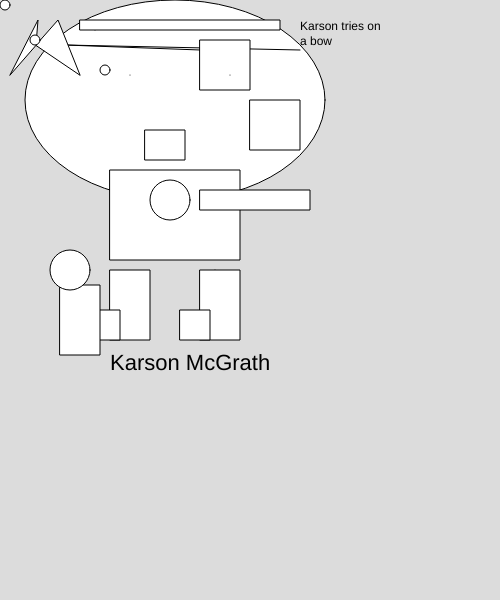
Frame 1 (no input)
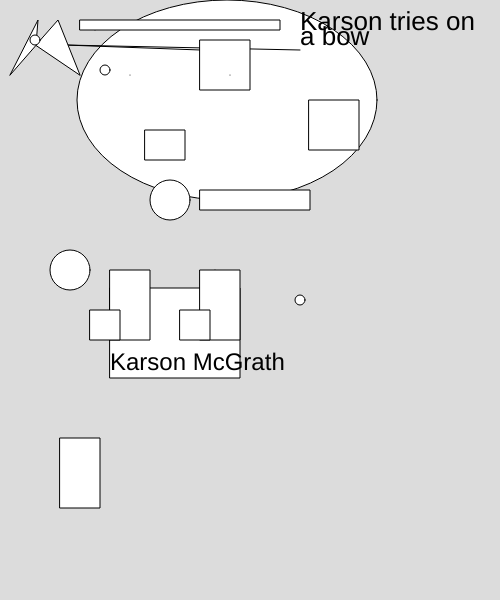
Frame 60 (no input)
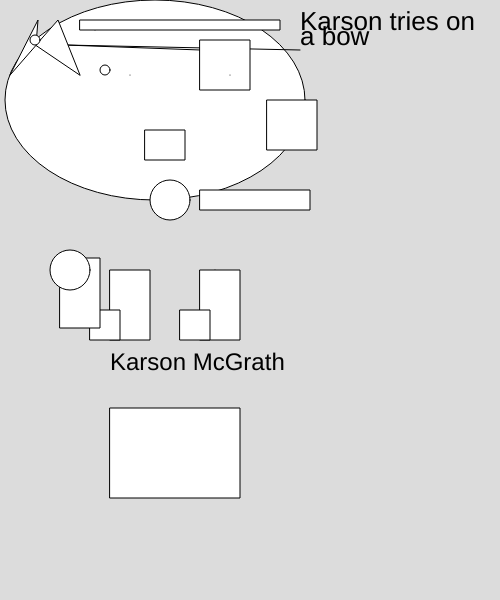
Frame 120 (the mouse pressed at the canvas centre since frame 60)

The p5.js sketch that drew these frames (run headless with seeded random() and noise() and a simulated clock; from frame 60 on, the mouse is pressed at the canvas centre):

// p5.js sketch
// ── sketch.js
var GlassX = 250;
var GlassY = 100;
var GlassDirection = 1;

var armX = 100;
var armY = 285;
var armDirection = 3;

var HeadX =175
var HeadY = 315
var HeadDirection = 4

var BodyX = 220;
var BodyY = 170;
var BodyDirection = 2;

var x=0
var y=0
var diagnal = 6;

var size = 22;
var count = 0;
var sizeDirection = 2;
function setup()
{
    createCanvas(500, 600);
}
function draw() {
  background(220);
  
  x+=5
  y+=5
  if(y > height)
    {
      y=0;
    }
  //head

ellipse(HeadX,100,300,200);
     HeadX+=HeadDirection;
    if(HeadX >= 318 || HeadX <= 72)
    {
        HeadDirection *= -1;
    }
     point(95, 30)
  
   line(200, 50, 65, 45)
  line(300, 50, 65, 45)
  line(215, 270, 215, 270)
  square(GlassX,GlassY,50)
      GlassX+=GlassDirection;
    if(GlassX >= 318 || GlassX <= 72)
    {
        GlassDirection *= -1;
    }
   square(200,40,50)
   point(130, 75)
  point(230, 75)
  rect(145,130,40,30)
  rect(80,20,200,10)
  
  ellipse(105,70,10,10)
  ellipse(x,y,10,10)
  if(y <= 0 || y >= 450 )
  y += diagnal;
  {
    diagnal *= -1;
  }
  rect(110,BodyY,130,90)
 BodyY += BodyDirection;
    if(BodyY <= 0 || BodyY >= 450 )
    {
        BodyDirection *= -1;
    }
  rect(110,270,40,70)
  rect(200,270,40,70)
  rect(90,310,30,30)
  rect(180,310,30,30)
  
   triangle(80, 75, 58, 20, 36, 45)
  
    triangle(10, 75, 38, 20, 36, 45)
    ellipse(35,40,10,10)
  
  
   rect(60,armY,40,70)
   armY += armDirection;
    if(armY <= 0 || armY >= 450 )
    {
        armDirection *= -1;
    }
  circle(70,270,40)
   rect(200,190,110,20)
   circle(170,200,40)
  

    text('Karson tries on', 300, 30)
    text('a bow', 300, 45)
   textSize(size);
    size+= sizeDirection;
    count++;
    if(count > 5)
    {
        sizeDirection *= -1;
        count = 0
    }
   
     text('Karson McGrath', 110, 370)
  


}
